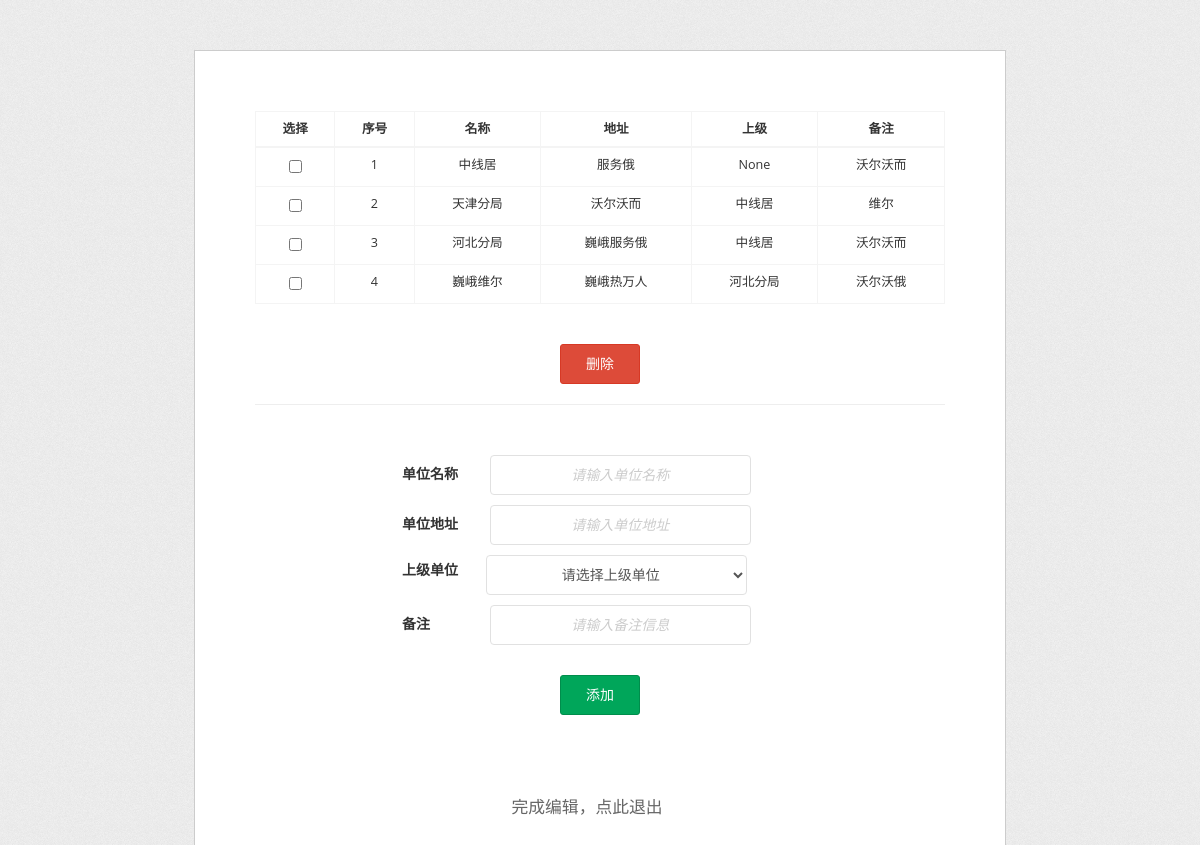
Screenshot of /cmdb/editOrg (signed in) with the database file from the repository.
### cmdb/models.py (models this page shows)
class Organization(models.Model):
    parent_org = models.ForeignKey('self', on_delete=models.CASCADE, blank=True, null=True, related_name='parent_level')
    org_name = models.CharField(max_length=64, unique=True, verbose_name='单位名称')
    org_address = models.CharField(max_length=64, blank=True, null=True, verbose_name='单位地址')
    org_memo = models.CharField(max_length=64, blank=True, null=True, verbose_name='备注')
    def __str__(self):
        return self.org_name
    class Meta:
        db_table = 'cmdb_organization'
        verbose_name = '所属单位'
        verbose_name_plural = verbose_name

### cmdb/views.py (the view)
@login_required()
def editOrg(request):
    dorg = request.POST.getlist('delete_org')
    print(dorg)
    if len(dorg):
        for i in dorg:
           Organization.objects.get(pk=i).delete()
    org = Organization.objects.all()
    if request.user.is_superuser:
        Perm = 1
    else:
        Perm = 0
    context = {
        'USERNAME': str(request.user),
        'Perm': Perm,
        'org': org
    }
    return render(request, 'cmdb/basicData/editOrg.html',context)

### templates/cmdb/basicData/editOrg.html (shortened to what this page needs)
{% load staticfiles %}
<!DOCTYPE html>
<html lang="en">
<head>
    <link rel="stylesheet" href="/static/dist/css/AdminLTE.min.css">
    <link rel="stylesheet" href="/static/dist/bootstrap-3.3.7-dist/css/bootstrap.min.css">
    <link rel="stylesheet" href="/static/fonts/font-awesome-4.7.0/css/font-awesome.min.css">
    <link rel="stylesheet" href="/static/dist/ionicons/css/ionicons.min.css">
    <link rel="stylesheet" href="/static/dist/css/AdminLTE.css">
    <link rel="stylesheet" href="/static/dist/css/skins/skin-blue-light.min.css">
        <link rel="stylesheet" href="/static/dist/bootstrap-datepicker/dist/css/bootstrap-datepicker.min.css">
    <link rel="stylesheet" href="/static/dist/bootstrap-daterangepicker/daterangepicker.css">
    <link rel="stylesheet" href="/static/dist/bootstrap-wysihtml5/bootstrap3-wysihtml5.min.css">
        <link href="/static/css/form2.css" rel="stylesheet" type="text/css">
</head>
<body>
<section id="getintouch" class="rotateInUpLeft animated">
        <div class="container">
            <form method="post" action="editOrg">
                <table class="table table-bordered table-hover" style="font-size: 0.9em;">
                    <thead>
                    <tr>
                        <th class="text-center">选择</th>
                        <th class="text-center">序号</th>
                        <th class="text-center">名称</th>
                        <th class="text-center">地址</th>
                        <th class="text-center">上级</th>
                        <th class="text-center">备注</th>
                    </tr>
                    </thead>
                    <tbody>
                    {% for i in org %}
                        <tr>
                            <td class="text-center"><input type="checkbox" name="delete_org" value="{{ i.pk }}"></td>
                            <td class="text-center">{{ i.pk }}</td>
                            <td class="text-center">{{ i.org_name }}</td>
                            <td class="text-center">{{ i.org_address }}</td>
                            <td class="text-center">{{ i.parent_org }}</td>
                            <td class="text-center">{{ i.org_memo }}</td>
                        </tr>
                    {% endfor %}
                    </tbody>
                </table>
                <div class="row  clearfix">
                    <div class="span10 offset2" style="width: 100%">
                        <input style="width: 80px;height: 40px;margin:0 auto;margin-top:20px;" type="submit"  class=" btn btn-block btn-danger " value="删除">
                    </div>
                </div>
            </form>
            <hr>
            <form class="contact" action="addOrgSubmit" method="post" style="padding: 30px;margin:0 auto;">
                <div class="row clearfix">
                    <div class="ctrl" style="width: 60%;margin:0 auto;">
                        <label>单位名称</label>
                        <input style="width: 66%;margin-left: 2em" type="text" name="name" placeholder="请输入单位名称">
                    </div>
                </div>
                <div class="row clearfix">
                    <div class="ctrl" style="width: 60%;margin:0 auto;">
                        <label>单位地址</label>
                        <input style="width: 66%;margin-left: 2em" type="text" name="address" placeholder="请输入单位地址">
                    </div>
                </div>
                <div class="row clearfix">
                    <div class="ctrl"  style="width: 60%;margin:0 auto;" >
                        <label style="float: left;">
                            上级单位</label>
                        <div style="float: left;width: 66%;margin-left: 2em;" >
                            <select style="width: 100%" name="parent_org" >
                            <option value="0">请选择上级单位</option>
                        </select>
                        </div>
                    </div>
                </div>
                <div class="row clearfix">
                    <div class="ctrl"  style="width: 60%;margin:0 auto;">
                        <label>备注</label>
                        <input style="width: 66%;margin-left: 4em" type="text" name="memo" placeholder="请输入备注信息">
                    </div>
                </div>
                <div class="row  clearfix">
                    <div class="span10 offset2" style="width: 100%">
                        <input style="width: 80px;height: 40px;margin:0 auto;margin-top:20px;" type="submit"  class=" btn btn-block btn-success " value="添加">
                    </div>
                </div>
                 <div style="width:200px;margin:80px auto;text-align: center;font-size: 1.2em;">
                    <a  onclick="alert('如有变动，请点击刷新按钮！')" style="color:#666666;" href="javascript:window.opener=null;window.open('','_self');window.close();">完成编辑，点此退出</a>
                    <i class="fa fa-fw fa-hand-o-left"></i>
                </div>
            </form>
        </div>
    </section>
</body>
</html>

### static/css/form2.css (style rules this page uses)
.container { padding:60px 60px 60px 60px;margin:30px 30px;background:#fff;border:1px solid #ccc;width:80%; }
.row { margin-bottom:10px; }
.clearfix { *zoom:1; }
.clearfix:before,.clearfix:after { display:table;content:"";line-height:0; }
.clearfix:after { clear:both; }
.contact label { line-height:30px; }
.contact input[type="text"],.contact input[type="date"],.contact select,.contact input[type="password"] { -webkit-box-sizing:border-box; -moz-box-sizing:border-box; box-sizing:border-box; border:1px solid #e1e1e1; box-shadow:none; width:90%; height:40px; padding:4px 6px; font-size:14px; line-height:20px; color:#555; -webkit-border-radius:4px; -moz-border-radius:4px; border-radius:4px; vertical-align:middle; text-align: center; }
.contact select { background: #FFFFFF; }
.animated { -webkit-animation-duration:1s;-moz-animation-duration:1s;-o-animation-duration:1s;animation-duration:1s;-webkit-animation-fill-mode:both;-moz-animation-fill-mode:both;-o-animation-fill-mode:both;animation-fill-mode:both }
.rotateInUpLeft { -webkit-animation-name: rotateInUpLeft; -moz-animation-name: rotateInUpLeft; -o-animation-name: rotateInUpLeft; animation-name: rotateInUpLeft }

### templates/cmdb/basicData/editOrg.html (style rules this page uses)
body { font-family:'Open Sans',sans-serif;padding:20px;margin:0;background:url(/static/img/bg.png); }
.container { padding:60px;margin:30px auto;background:#fff;border:1px solid #ccc;width:70%; }

### rows the page displays
Organization: pk "1", org_name "中线居", org_address "服务俄", parent_org "None", org_memo "沃尔沃而"
Organization: pk "2", org_name "天津分局", org_address "沃尔沃而", parent_org "中线居", org_memo "维尔"
Organization: pk "3", org_name "河北分局", org_address "巍峨服务俄", parent_org "中线居", org_memo "沃尔沃而"
Organization: pk "4", org_name "巍峨维尔", org_address "巍峨热万人", parent_org "河北分局", org_memo "沃尔沃俄"
